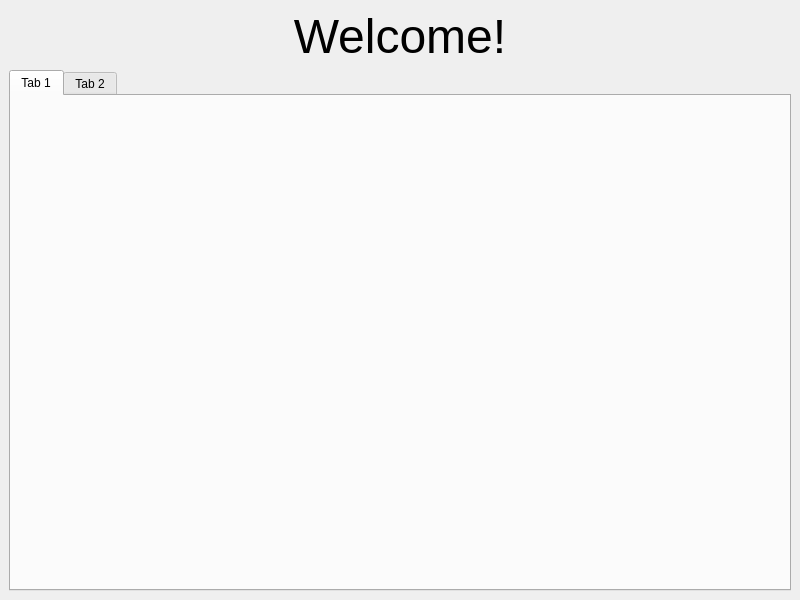
<?xml version="1.0" encoding="UTF-8"?>
<ui version="4.0">
 <class>DashboardWindow</class>
 <widget class="QMainWindow" name="DashboardWindow">
  <property name="geometry">
   <rect>
    <x>0</x>
    <y>0</y>
    <width>800</width>
    <height>600</height>
   </rect>
  </property>
  <property name="windowTitle">
   <string>MainWindow</string>
  </property>
  <property name="tabShape">
   <enum>QTabWidget::Rounded</enum>
  </property>
  <widget class="QWidget" name="centralwidget">
   <layout class="QGridLayout" name="gridLayout">
    <item row="0" column="0">
     <widget class="QLabel" name="header">
      <property name="text">
       <string>&lt;html&gt;&lt;head/&gt;&lt;body&gt;&lt;p align=&quot;center&quot;&gt;&lt;span style=&quot; font-size:36pt;&quot;&gt;Welcome!&lt;/span&gt;&lt;/p&gt;&lt;/body&gt;&lt;/html&gt;</string>
      </property>
      <property name="textFormat">
       <enum>Qt::RichText</enum>
      </property>
      <property name="alignment">
       <set>Qt::AlignCenter</set>
      </property>
      <property name="wordWrap">
       <bool>true</bool>
      </property>
     </widget>
    </item>
    <item row="1" column="0">
     <widget class="QTabWidget" name="mainTabMenu">
      <property name="enabled">
       <bool>true</bool>
      </property>
      <property name="currentIndex">
       <number>0</number>
      </property>
      <widget class="QWidget" name="tab">
       <attribute name="title">
        <string>Tab 1</string>
       </attribute>
      </widget>
      <widget class="QWidget" name="tab_2">
       <attribute name="title">
        <string>Tab 2</string>
       </attribute>
      </widget>
     </widget>
    </item>
   </layout>
  </widget>
 </widget>
 <resources/>
 <connections/>
</ui>
